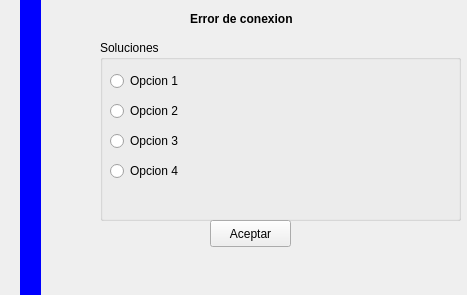
<?xml version="1.0" encoding="UTF-8"?>
<ui version="4.0">
 <class>MensajeOpciones</class>
 <widget class="QWidget" name="MensajeOpciones">
  <property name="geometry">
   <rect>
    <x>0</x>
    <y>0</y>
    <width>467</width>
    <height>295</height>
   </rect>
  </property>
  <property name="minimumSize">
   <size>
    <width>467</width>
    <height>295</height>
   </size>
  </property>
  <property name="maximumSize">
   <size>
    <width>467</width>
    <height>295</height>
   </size>
  </property>
  <property name="windowTitle">
   <string>Form</string>
  </property>
  <widget class="QGroupBox" name="groupBox">
   <property name="geometry">
    <rect>
     <x>100</x>
     <y>40</y>
     <width>361</width>
     <height>181</height>
    </rect>
   </property>
   <property name="title">
    <string>Soluciones</string>
   </property>
   <widget class="QRadioButton" name="radioButtonOpcion1">
    <property name="geometry">
     <rect>
      <x>10</x>
      <y>30</y>
      <width>351</width>
      <height>22</height>
     </rect>
    </property>
    <property name="text">
     <string>Opcion 1</string>
    </property>
   </widget>
   <widget class="QRadioButton" name="radioButtonOpcion2">
    <property name="geometry">
     <rect>
      <x>10</x>
      <y>60</y>
      <width>351</width>
      <height>22</height>
     </rect>
    </property>
    <property name="text">
     <string>Opcion 2</string>
    </property>
   </widget>
   <widget class="QRadioButton" name="radioButtonOpcion3">
    <property name="geometry">
     <rect>
      <x>10</x>
      <y>90</y>
      <width>351</width>
      <height>22</height>
     </rect>
    </property>
    <property name="text">
     <string>Opcion 3</string>
    </property>
   </widget>
   <widget class="QRadioButton" name="radioButtonOpcion4">
    <property name="geometry">
     <rect>
      <x>10</x>
      <y>120</y>
      <width>351</width>
      <height>22</height>
     </rect>
    </property>
    <property name="text">
     <string>Opcion 4</string>
    </property>
   </widget>
  </widget>
  <widget class="QLabel" name="label">
   <property name="geometry">
    <rect>
     <x>20</x>
     <y>-4</y>
     <width>21</width>
     <height>301</height>
    </rect>
   </property>
   <property name="styleSheet">
    <string notr="true">background-color: rgb(0, 0, 255);</string>
   </property>
   <property name="text">
    <string/>
   </property>
  </widget>
  <widget class="QLabel" name="label_2">
   <property name="geometry">
    <rect>
     <x>190</x>
     <y>10</y>
     <width>131</width>
     <height>17</height>
    </rect>
   </property>
   <property name="font">
    <font>
     <weight>75</weight>
     <bold>true</bold>
    </font>
   </property>
   <property name="text">
    <string>Error de conexion</string>
   </property>
  </widget>
  <widget class="QPushButton" name="pushButtonAceptar">
   <property name="geometry">
    <rect>
     <x>210</x>
     <y>220</y>
     <width>81</width>
     <height>27</height>
    </rect>
   </property>
   <property name="text">
    <string>Aceptar</string>
   </property>
  </widget>
 </widget>
 <resources/>
 <connections/>
</ui>
